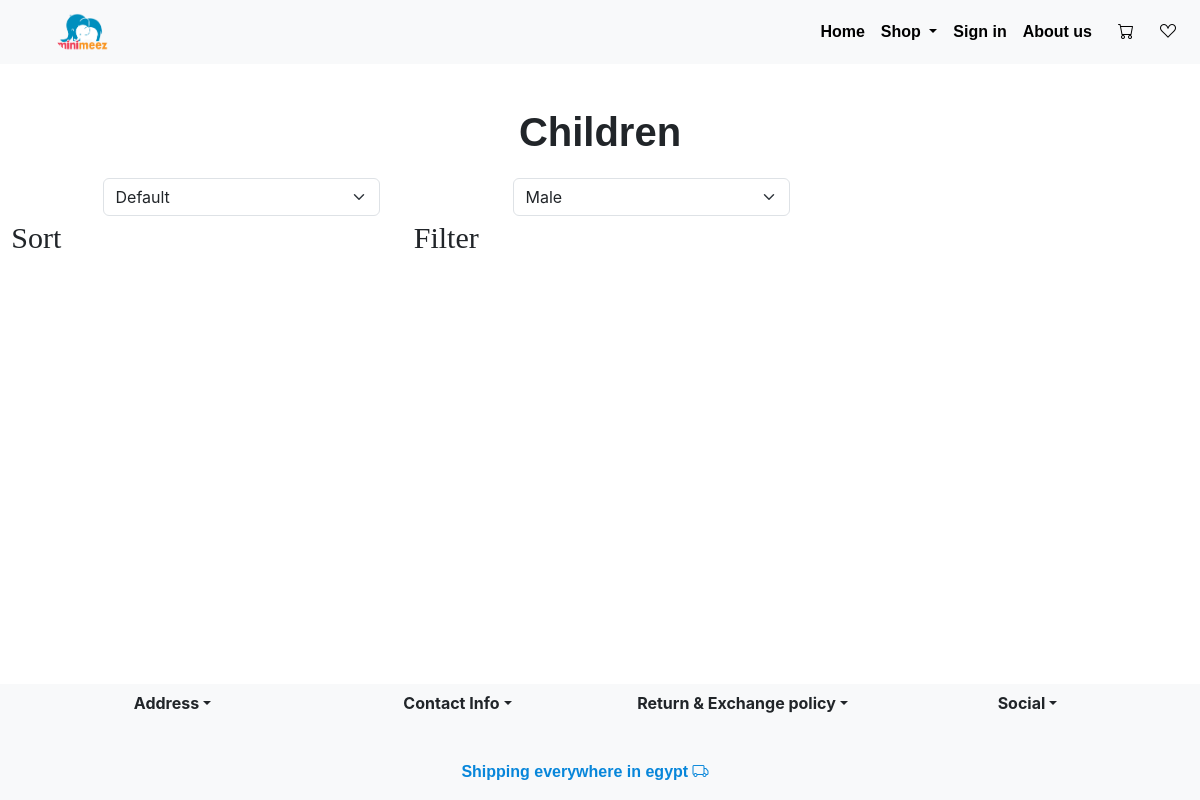
The app's page /children, older data.
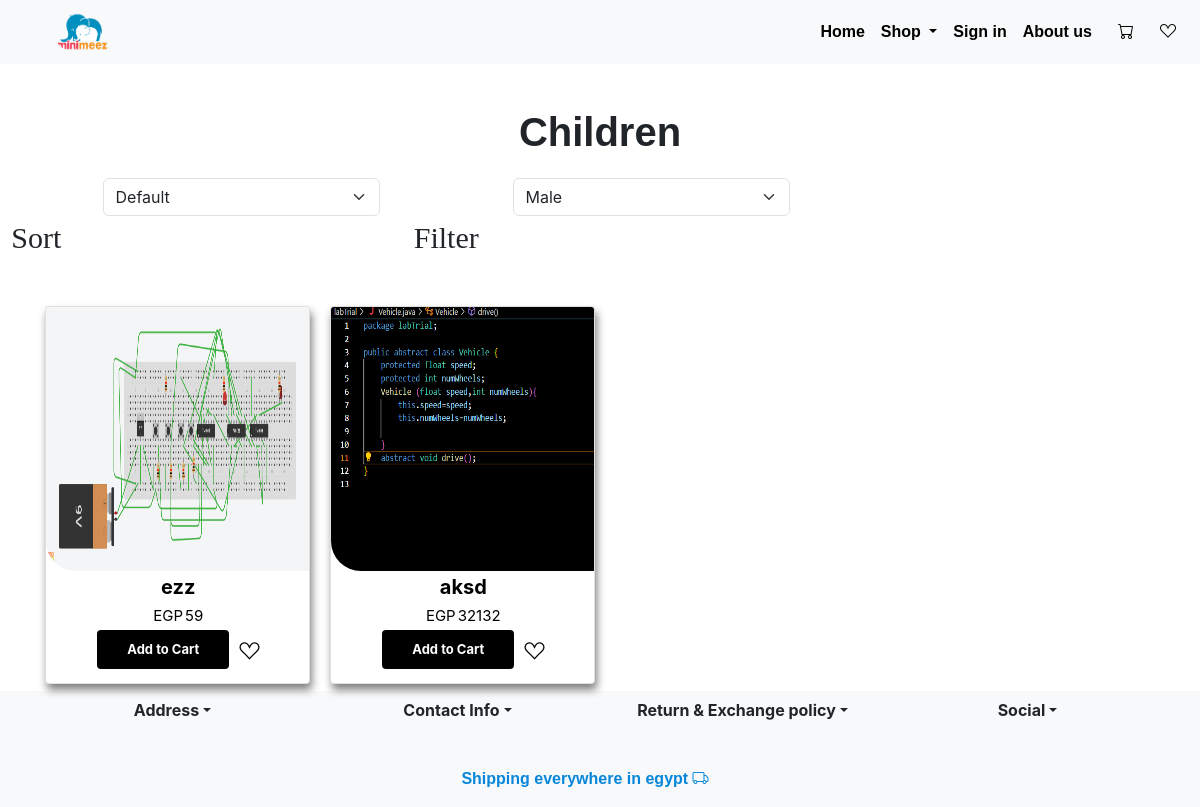
The same page, newer data.
### Home/models.py (models this page shows, shortened)
class childrenproduct(models.Model):
    productID= models.CharField(max_length=100)
    name = models.CharField(max_length=200)
    price = models.IntegerField()
    gender=models.CharField(max_length=100)
    img = models.ImageField(upload_to='home/images')

### Home/views.py (the view)
# urls.py: path('children',childrenproductListView.as_view(),name='children'),
class childrenproductListView(ListView):
    model=childrenproduct
    context_object_name='children'

### Home/templates/Home/childrenproduct_list.html (shortened to what this page needs)
{% extends 'Home/children.html' %}
{% block content %}
{% for child in children %}
 <div class="col-12 col-md-6 col-lg-4 col-xl-3 ">
    <div class="card mx-auto {{ child.gender }} ">
        <a class="card-anchor" href="{% url 'product-view' child_name=child.name child_price=child.price child_img=child.img.url child_productID=child.productID %}">
            <img src="{{child.img.url }}" class="card-img-top" alt="...">
            <div class="card-body product_data" >
                <p class="card-text">{{ child.name }}</p>
                <div class="cardprice">
                    <p class="currency">EGP
                    <p class="price">{{ child.price }}</p>
                    </p>
                </div>
                <br>
                <div class="justify-content-center" style="display: flex">
                        <button class="add-to-cart">Add to Cart
                        </button>
                        <div class="heart"> <i class="bi bi-suit-heart"></i></div>
                </div>
            </div>
        </a>
    </div>
</div>
{% endfor %}
{% endblock%}

### Home/templates/Home/children.html (shortened to what this page needs)
{% extends 'Home/base.html' %}
{% block changes %}
    <div class="row">
        <p class="children">Children</p>
        <div class="col-4 col-lg-1">
            <p class="titles">Sort</p>
        </div>
        <div class="col-8 col-lg-3">
            <select id="select" class="form-select" aria-label="Default select example">
                <option>Default</option>
            </select>
        </div>
        <div class="col-4 col-lg-1">
            <p class="titles">Filter</p>
        </div>
        <div class="col-8 col-lg-3">
            <select id="select2" class="form-select" aria-label="Default select example">
                <option>Male</option>
            </select>
        </div>
    </div>
    <div class="container text-center  ">
        <div class="row gy-3 ">
            {% block content %}
            {% endblock %}
        </div>
    </div>
{% endblock %}

### Home/templates/Home/base.html (shortened to what this page needs)
{% load static %}
<!DOCTYPE html>
<html lang="en">
<head>
    {% load bootstrap5 %}
    {% bootstrap_css %}
    <link rel="stylesheet" href="https://cdn.jsdelivr.net/npm/bootstrap-icons@1.10.3/font/bootstrap-icons.css">
    <link href="https://cdn.jsdelivr.net/npm/bootstrap@5.3.0-alpha1/dist/css/bootstrap.min.css" rel="stylesheet"
>
    <link href="https://cdn.jsdelivr.net/npm/bootstrap@5.3.0-alpha1/dist/css/bootstrap.min.css" rel="stylesheet"
>
    <link rel="stylesheet" href="{% static 'Home/bootstrap.css' %}">
    <link rel="stylesheet" href="{% static 'Home/home.css' %}">
    <link rel="stylesheet" href="{% static 'Home/headerfooter.css' %}">
    <link rel="stylesheet" href="{% static 'Home/cards.css' %}">
    <link rel="stylesheet" href="{% static 'Home/smallcards.css' %}">
    <link rel="stylesheet" href="{% static 'Home/AboutUs.css' %}">
    <link rel="stylesheet" href="{% static 'Home/cart.css' %}">
    <link rel="stylesheet" href="{% static 'Home/myaccount.css' %}">
    <link rel="stylesheet" href="{% static 'Home/wishlist.css' %}">
    <link rel="stylesheet" href="{% static 'Home/children.css' %}">
    <link rel="stylesheet" href="{% static 'Home/product.css' %}">
</head>
<body>
    <header>
        <nav class="navbar navbar-expand-md navbar-light bg-light">
            <a class="navbar-brand" href="#">
                <img id="logo" src="{% static 'Home/logo.png' %}" alt="logo"></a>
            <div class="collapse navbar-collapse" id="navbarNav">
                <ul class="navbar-nav ml-auto">
                    <li class="nav-item">
                        <a class="nav-link" href="{% url 'home' %}">Home</a>
                    </li>
                    <li class="nav-item dropdown">
                        <a href="#" class="nav-link dropdown-toggle" role="button" data-bs-toggle="dropdown"
                            aria-expanded="false">
                            Shop
                        </a>
                    </li>
                    {% if user.is_authenticated %}
                    <li class="nav-item">
                        <a class="nav-link" href="{% url 'logout' %}">Sign out</a>
                    </li>
                    {% else %}
                    <li class="nav-item">
                        <a class="nav-link" href="{% url 'Myaccount' %}">Sign in</a>
                    </li>
                    {% endif %}
                    <li class="nav-item">
                        <a class="nav-link" href="{% url 'about-us' %}">About us</a>
                    </li>
                </ul>
            </div>
            <li class="navbar-nav nav-item">
                <div style="display: flex">
                    {% if user.is_authenticated %}
                    <a href="{% url 'Cart' %}" class="nav-link bi bi-cart nav-icon"></a>
                    {% else %}
                    <a href="{% url 'Myaccount' %}" class="nav-link bi bi-cart nav-icon"></a>
                    {% endif %}
                    <a href="{% url 'Wishlist' %}" class="nav-link bi bi-suit-heart nav-icon"></a>
                </div>
            </li>
        </nav>
    </header>
    {% block changes %}
    {% endblock %}
    <footer class="bg-light text-light">
        <div class="container">
            <div class="row">
                <div class="col-md-3">
                    <button data-target="#address" class="btn btn-white dropdown-toggle btn-block btnstyle"
                        type="button" data-toggle="collapse">Address</button>
                </div>
                <div class="col-md-3">
                    <button data-target="#contactinfo" class="btn btn-white dropdown-toggle btn-block btnstyle"
                        type="button" data-toggle="collapse">Contact Info</button>
                </div>
                <div class="col-md-3">
                    <button data-target="#exchange" class="btn btn-white dropdown-toggle btn-block btnstyle"
                        type="button" data-toggle="collapse">Return & Exchange policy</button>
                </div>
                <div class="col-md-3">
                    <button data-target="#followus" class="btn btn-white dropdown-toggle btn-block btnstyle"
                        type="button" data-toggle="collapse">Social</button>
                </div>
                <div class="row justify-content-center">
                    <div class="col">
                        <div id="abovenavbar">
                            <p> Shipping everywhere in egypt <i class="bi bi-truck">
                                </i></p>
                        </div>
                    </div>
                </div>
            </div>
        </div>
    </footer>
</body>
</html>

### Home/static/Home/home.css (style rules this page uses)
.heart { padding-top: 7px; }

### Home/static/Home/headerfooter.css (style rules this page uses)
.navbar-brand img { width: 1.5cm; height: 1cm; margin-left: 1cm; padding: 0; }
.navbar { font-weight: bold; font-family: 'Tajawal', sans-serif; }
.nav-link { color: #000000 !important; }
footer { margin-top: 1cm; width: 100%; }
#abovenavbar { padding: 0; margin-top: 1cm; color: #0786da; font-family: 'Tajawal', sans-serif; text-align: center; font-weight: bold; }
.nav-icon { margin-left: 10px; }
.btnstyle { font-weight: bold; }

### Home/static/Home/cards.css (style rules this page uses)
.card { margin: 0.2cm; padding: 0px; box-shadow: 2px 6px 8px 0 grey; height: 10cm; width: 7cm; transition: all 0.3s; }
.card img { height: 7cm; }
.card-body { height: 3cm; width: 7cm; padding: 0px !important; }
.card-text { color: black; font-size: 20px; font-weight: bold; margin: 1px; }
.price { color: black; text-decoration: none !important; font-size: 15px; margin: 0px; }
.card-anchor { text-decoration: none !important; }
.heart { color: black !important; text-decoration: none !important; padding-left: 10px; font-size: 20px; transition: transform 0.3s ease-in-out; }
.add-to-cart { position: relative; display: inline-block; padding: 10px; font-size: 13px; border: none; background-color: black; color: white; font-weight: bold; cursor: pointer; transition: all 0.3s; width: 3cm; border-radius: 4px; }

### Home/static/Home/cart.css (style rules this page uses)
body { min-height: 100vh; display:flex; flex-direction: column; }
footer { margin-top:auto }

### Home/static/Home/myaccount.css (style rules this page uses)
* { margin: 0; padding: 0; box-sizing: border-box; }
body { background-color: white; }
img { border-top-left-radius: 30px; border-bottom-left-radius: 30px; }

### Home/static/Home/children.css (style rules this page uses)
.currency { font-size: 15px; margin: 0px; text-decoration: none; color: black; padding: 0px; margin-right: 2px; }
.cardprice { display: inline-flex; align-items: center; margin: 2px; }
.titles { text-align: right; font-size: 20px; }
.children { text-align: center; font-size: 40px; font-weight: bold; margin-top: 1cm; font-family: 'Tajawal', sans-serif; }

### Home/static/Home/product.css (style rules this page uses)
.titles { text-align: center !important; font-size: 30px; font-family: cursive; margin-top: 1cm; margin-bottom: 1cm; }
.add-to-cart { width: 3.5cm !important; }

Row changes from the older to the newer data that the page shows:
added childrenproduct: img (picture), name "ezz", price "59"
added childrenproduct: img (picture), name "aksd", price "32132"
